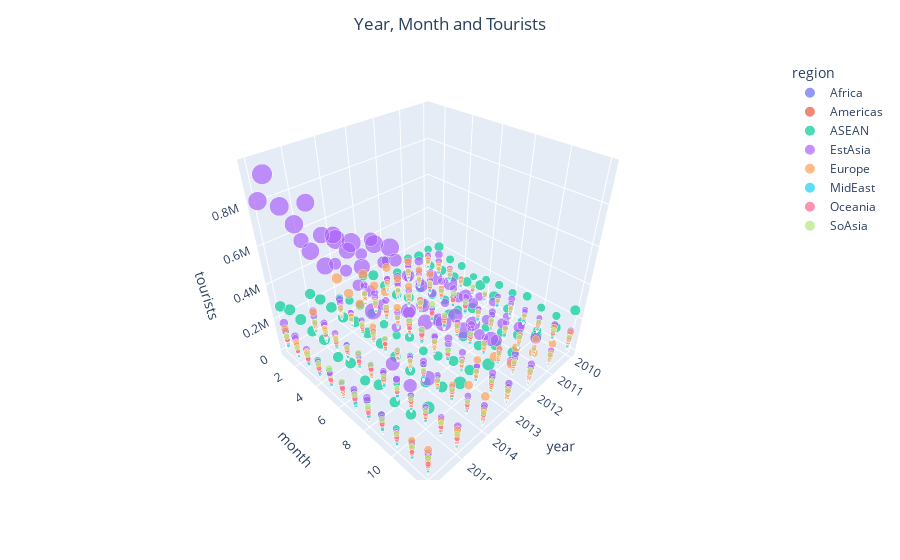

Here is the notebook cell this chart was saved with:
### Markdown cell above
### **The above histogram shows the below 30% number of tourist in nation.**

### Code cell
fig5 = px.scatter_3d(df, x='year', y='month', z='tourists',color='region',size='tourists')
fig5.update_layout(title_text='Year, Month and Tourists',title_x=0.5)

### Figure 1 — Plotly figure (JSON) as saved in the notebook; plotly's stock layout.template omitted (floating-point values rounded to 4 significant figures; data arrays with more than 128 entries replaced by an {"elided": "..."} marker saying what was removed)
{"data": [{"hovertemplate": "region=Africa<br>year=%{x}<br>month=%{y}<br>tourists=%{marker.size}<extra></extra>", "legendgroup": "Africa", "marker": {"color": "#636efa", "size": {"elided": "168 int values"}, "sizemode": "area", "sizeref": 2396.0, "symbol": "circle"}, "mode": "markers", "name": "Africa", "scene": "scene", "showlegend": true, "type": "scatter3d", "x": {"elided": "168 int values"}, "y": {"elided": "168 int values"}, "z": {"elided": "168 int values"}}, {"hovertemplate": "region=Americas<br>year=%{x}<br>month=%{y}<br>tourists=%{marker.size}<extra></extra>", "legendgroup": "Americas", "marker": {"color": "#EF553B", "size": {"elided": "420 int values"}, "sizemode": "area", "sizeref": 2396.0, "symbol": "circle"}, "mode": "markers", "name": "Americas", "scene": "scene", "showlegend": true, "type": "scatter3d", "x": {"elided": "420 int values"}, "y": {"elided": "420 int values"}, "z": {"elided": "420 int values"}}, {"hovertemplate": "region=ASEAN<br>year=%{x}<br>month=%{y}<br>tourists=%{marker.size}<extra></extra>", "legendgroup": "ASEAN", "marker": {"color": "#00cc96", "size": {"elided": "756 int values"}, "sizemode": "area", "sizeref": 2396.0, "symbol": "circle"}, "mode": "markers", "name": "ASEAN", "scene": "scene", "showlegend": true, "type": "scatter3d", "x": {"elided": "756 int values"}, "y": {"elided": "756 int values"}, "z": {"elided": "756 int values"}}, {"hovertemplate": "region=EstAsia<br>year=%{x}<br>month=%{y}<br>tourists=%{marker.size}<extra></extra>", "legendgroup": "EstAsia", "marker": {"color": "#ab63fa", "size": {"elided": "504 int values"}, "sizemode": "area", "sizeref": 2396.0, "symbol": "circle"}, "mode": "markers", "name": "EstAsia", "scene": "scene", "showlegend": true, "type": "scatter3d", "x": {"elided": "504 int values"}, "y": {"elided": "504 int values"}, "z": {"elided": "504 int values"}}, {"hovertemplate": "region=Europe<br>year=%{x}<br>month=%{y}<br>tourists=%{marker.size}<extra></extra>", "legendgroup": "Europe", "marker": {"color": "#FFA15A", "size": {"elided": "1344 int values"}, "sizemode": "area", "sizeref": 2396.0, "symbol": "circle"}, "mode": "markers", "name": "Europe", "scene": "scene", "showlegend": true, "type": "scatter3d", "x": {"elided": "1344 int values"}, "y": {"elided": "1344 int values"}, "z": {"elided": "1344 int values"}}, {"hovertemplate": "region=MidEast<br>year=%{x}<br>month=%{y}<br>tourists=%{marker.size}<extra></extra>", "legendgroup": "MidEast", "marker": {"color": "#19d3f3", "size": {"elided": "504 int values"}, "sizemode": "area", "sizeref": 2396.0, "symbol": "circle"}, "mode": "markers", "name": "MidEast", "scene": "scene", "showlegend": true, "type": "scatter3d", "x": {"elided": "504 int values"}, "y": {"elided": "504 int values"}, "z": {"elided": "504 int values"}}, {"hovertemplate": "region=Oceania<br>year=%{x}<br>month=%{y}<br>tourists=%{marker.size}<extra></extra>", "legendgroup": "Oceania", "marker": {"color": "#FF6692", "size": {"elided": "252 int values"}, "sizemode": "area", "sizeref": 2396.0, "symbol": "circle"}, "mode": "markers", "name": "Oceania", "scene": "scene", "showlegend": true, "type": "scatter3d", "x": {"elided": "252 int values"}, "y": {"elided": "252 int values"}, "z": {"elided": "252 int values"}}, {"hovertemplate": "region=SoAsia<br>year=%{x}<br>month=%{y}<br>tourists=%{marker.size}<extra></extra>", "legendgroup": "SoAsia", "marker": {"color": "#B6E880", "size": {"elided": "504 int values"}, "sizemode": "area", "sizeref": 2396.0, "symbol": "circle"}, "mode": "markers", "name": "SoAsia", "scene": "scene", "showlegend": true, "type": "scatter3d", "x": {"elided": "504 int values"}, "y": {"elided": "504 int values"}, "z": {"elided": "504 int values"}}], "layout": {"legend": {"itemsizing": "constant", "title": {"text": "region"}, "tracegroupgap": 0}, "margin": {"t": 60}, "scene": {"domain": {"x": [0, 1], "y": [0, 1]}, "xaxis": {"title": {"text": "year"}}, "yaxis": {"title": {"text": "month"}}, "zaxis": {"title": {"text": "tourists"}}}, "title": {"text": "Year, Month and Tourists", "x": 0.5}}}
